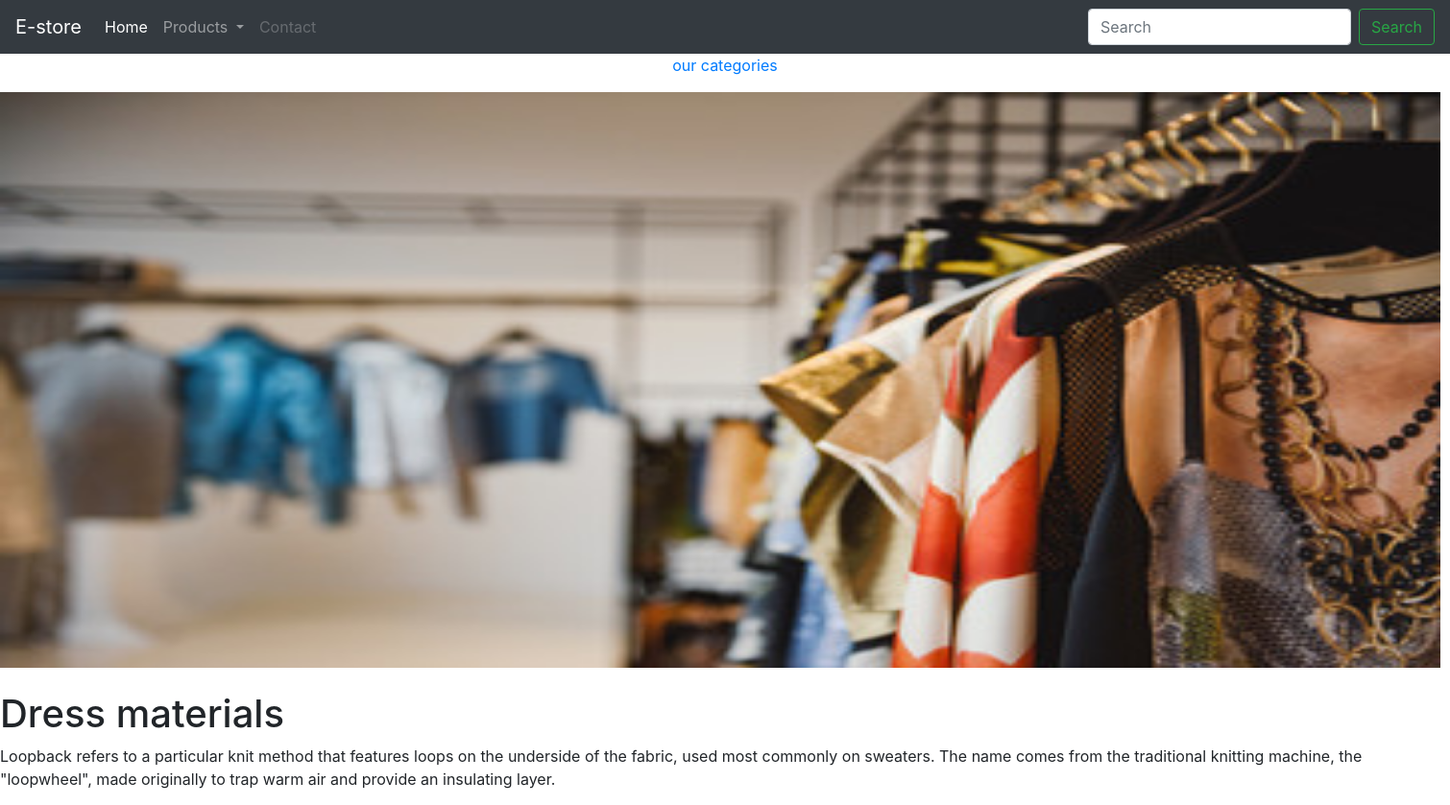
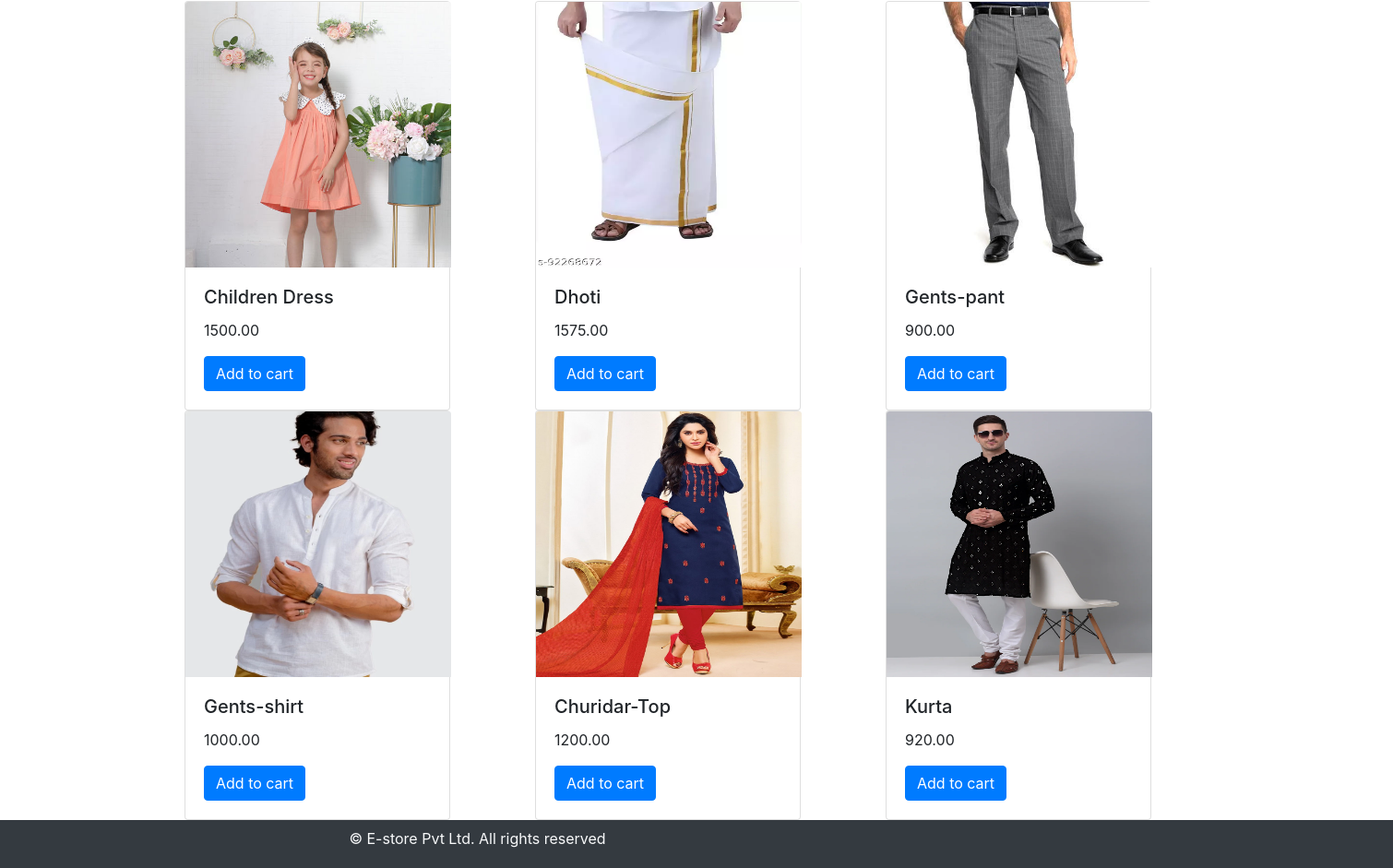
The page /dress-materials/ on the database its author committed (2 pictures, top to bottom).
### shop/models.py (models this page shows, shortened)
class Category(models.Model):
    name=models.CharField(max_length=100,unique=True)
    slug=models.SlugField(max_length=100,unique=True)
    description=models.TextField(blank=True)
    image=models.ImageField(upload_to='category',blank=True,default='')
    def get_url(self):
        return reverse('product_by_category', args=[self.slug])

class Product(models.Model):
    name=models.CharField(max_length=100, unique=True)
    slug=models.SlugField(max_length=100, unique=True)
    description=models.TextField(blank=True)
    image=models.ImageField(upload_to='category', blank=True,default='')
    price=models.DecimalField(decimal_places=2,max_digits=10)
    stock=models.IntegerField()
    available=models.BooleanField(default=True)
    category=models.ForeignKey(Category,on_delete=models.CASCADE)
    def get_url(self):
        return reverse('product_det', args=[self.category.slug, self.slug])

### shop/views.py (the view)
# urls.py: 2. Add a URL to urlpatterns:  path('', views.home, name='home')
def home(request,slug_c=None):
    page_c=None
    products=None
    if slug_c != None:
        page_c=get_object_or_404(Category, slug=slug_c)
        products=Product.objects.all().filter(category=page_c,available=True)
    else:
        products=Product.objects.all().filter(available=True)
    return render(request, 'home.html',{'category':page_c,'products':products})

### shop/context_processors.py (called while the page is built)
def mylink(request):
    links=Category.objects.all()
    return dict(links=links)

### templates/home.html (shortened to what this page needs)
{% extends 'base.html' %}
{% load static %}
{% block content %}
{% if category %}
<div>
  <div>
    <p class="text-center"><a href="{% url 'home' %}">our categories</a></p>
  </div>
</div>
{% endif %}
<div>
{% if category %}
<img src="{{category.image.url}}" style="width:1500px; height:600px;">
  </div>
<br>
<div>
  <h1>{{category.name}}</h1>
  <P>{{category.description}}</P>
</div>
{% endif %}
<div class="container">
  <div class="row">
  {% for product in products %}
    <div class="col-9 col-sm-12 col-md-4">
  <div class="card" style="width: 18rem;">
  <a href="{{product.get_url}}"><img class="card-img-top" src="{{product.image.url}}" alt="Card image cap" style="width:18rem; height:18rem;"></a>
  <div class="card-body">
    <h5 class="card-title">{{product.name}}</h5>
    <p class="card-text">{{product.price}}</p>
    <a href="#" class="btn btn-primary">Add to cart</a>
  </div>
</div>
      </div>
  {% endfor %}
</div>
  </div>
  {% endblock %}

### rows shown on the page
Category: image (picture), name "Dress materials", description "Loopback refers to a particular knit method that features loops on the underside of the fabric, used most commonly on sweaters. The name comes from the traditional knitting machine, the \"loopwheel\", made originally to trap warm air and provide an insulating layer."
Product: image (picture), name "Children Dress", price "1500.00"
Product: image (picture), name "Dhoti", price "1575.00"
Product: image (picture), name "Gents-pant", price "900.00"
Product: image (picture), name "Gents-shirt", price "1000.00"
Product: image (picture), name "Churidar-Top", price "1200.00"
Product: image (picture), name "Kurta", price "920.00"
